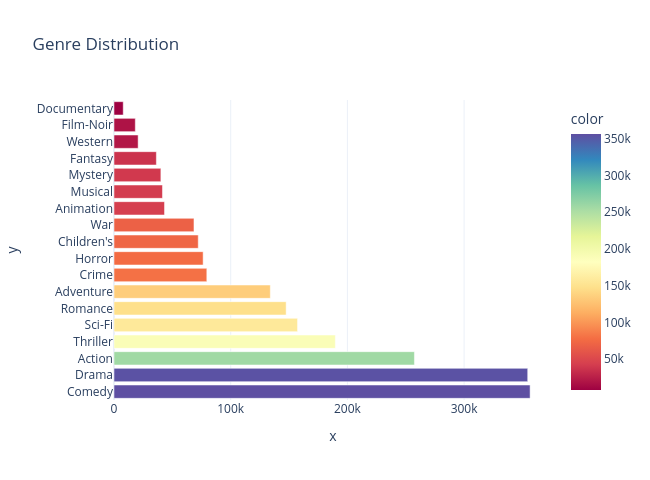

Source (notebook cell):
### Markdown cell above
## 2.2 Genre Analysis

### Code cell
all_genres = df['Genres'].str.split('|').explode()
genre_counts = all_genres.value_counts().sort_values(ascending=True)
fig = px.bar(x=genre_counts.values, y=genre_counts.index, title='Genre Distribution', 
    color=genre_counts.values, color_continuous_scale='Spectral')
fig.update_layout(template='plotly_white', height=480, width=650, yaxis=dict(autorange='reversed'))
fig.show()

### Figure 1 — Plotly figure (JSON) as saved in the notebook; plotly's stock layout.template omitted (floating-point values rounded to 4 significant figures)
{"data": [{"hovertemplate": "x=%{x}<br>y=%{y}<br>color=%{marker.color}<extra></extra>", "legendgroup": "", "marker": {"color": [7910, 18261, 20683, 36301, 40178, 41533, 43293, 68527, 72186, 76386, 79541, 133953, 147523, 157294, 189680, 257457, 354529, 356580], "coloraxis": "coloraxis", "pattern": {"shape": ""}}, "name": "", "orientation": "h", "showlegend": false, "textposition": "auto", "type": "bar", "x": [7910, 18261, 20683, 36301, 40178, 41533, 43293, 68527, 72186, 76386, 79541, 133953, 147523, 157294, 189680, 257457, 354529, 356580], "xaxis": "x", "y": ["Documentary", "Film-Noir", "Western", "Fantasy", "Mystery", "Musical", "Animation", "War", "Children's", "Horror", "Crime", "Adventure", "Romance", "Sci-Fi", "Thriller", "Action", "Drama", "Comedy"], "yaxis": "y"}], "layout": {"barmode": "relative", "coloraxis": {"colorbar": {"title": {"text": "color"}}, "colorscale": [[0, "rgb(158,1,66)"], [0.1, "rgb(213,62,79)"], [0.2, "rgb(244,109,67)"], [0.3, "rgb(253,174,97)"], [0.4, "rgb(254,224,139)"], [0.5, "rgb(255,255,191)"], [0.6, "rgb(230,245,152)"], [0.7, "rgb(171,221,164)"], [0.8, "rgb(102,194,165)"], [0.9, "rgb(50,136,189)"], [1, "rgb(94,79,162)"]]}, "height": 480, "legend": {"tracegroupgap": 0}, "title": {"text": "Genre Distribution"}, "width": 650, "xaxis": {"anchor": "y", "domain": [0, 1], "title": {"text": "x"}}, "yaxis": {"anchor": "x", "autorange": "reversed", "domain": [0, 1], "title": {"text": "y"}}}}
